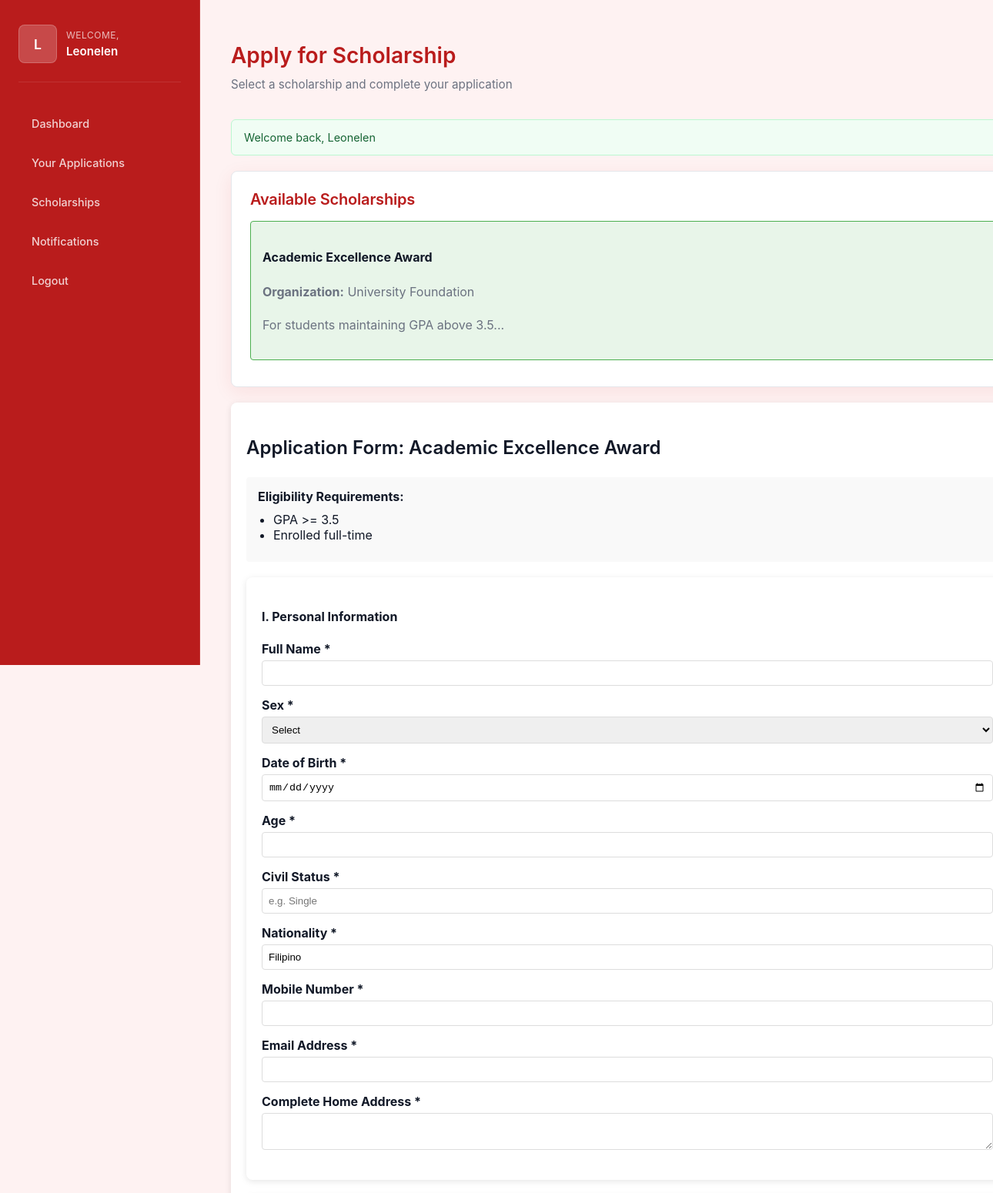
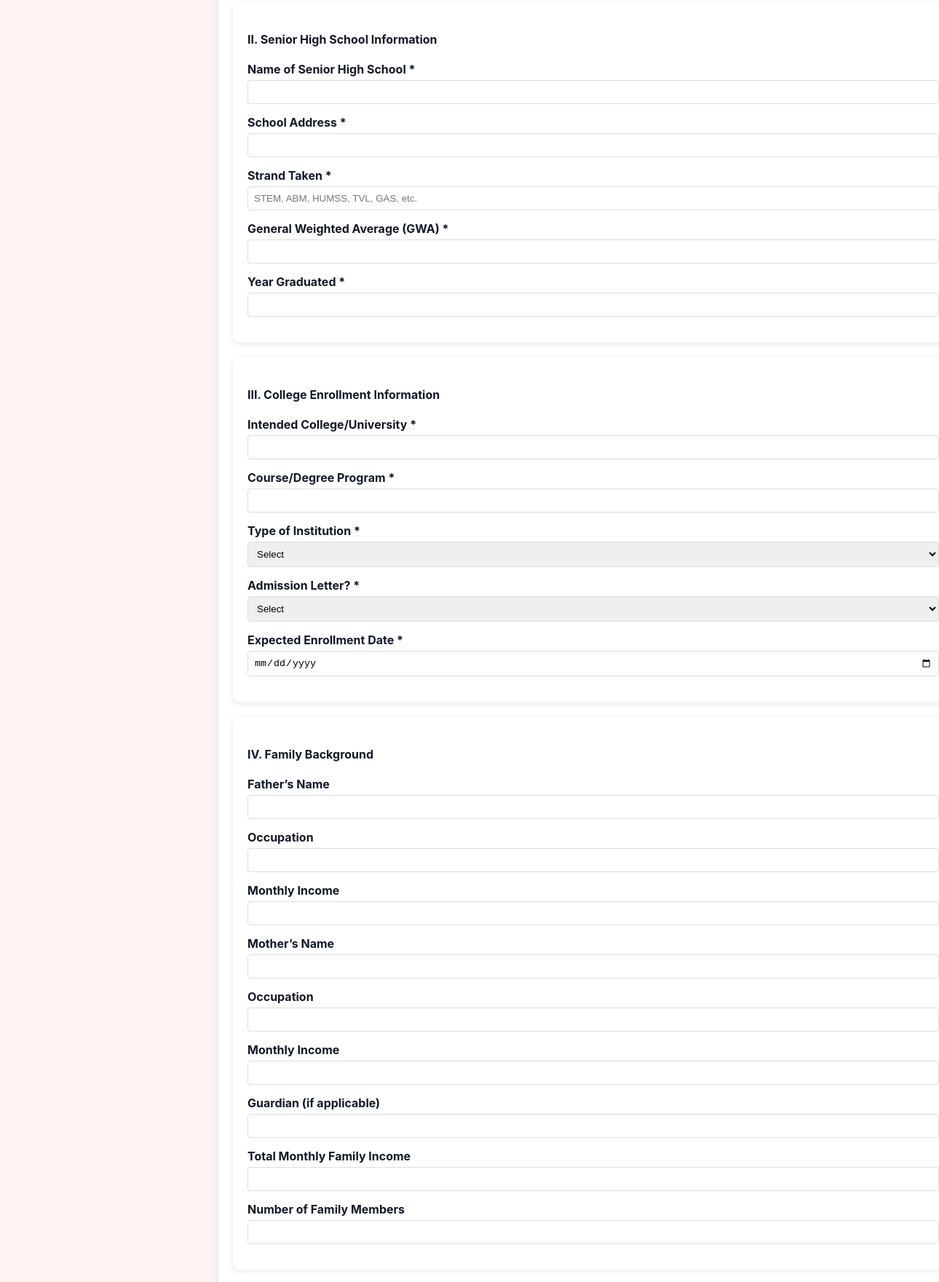
The app's page /member/apply_scholarship.php?scholarship_id=1 (signed in, upper part) with its own data (2 pictures, top to bottom).
### tables this page shows
CREATE TABLE `scholarships` (
  `id` int(11) NOT NULL,
  `title` varchar(255) NOT NULL,
  `description` text NOT NULL,
  `organization` varchar(150) NOT NULL,
  `eligibility_requirements` text DEFAULT NULL,
  `renewal_requirements` text DEFAULT NULL,
  `amount` decimal(12,2) NOT NULL CHECK (`amount` > 0),
  `deadline` date NOT NULL,
  `status` enum('open','closed','cancelled') DEFAULT 'open',
  `created_by` int(11) NOT NULL,
  `created_at` datetime DEFAULT current_timestamp(),
  `updated_at` datetime DEFAULT current_timestamp() ON UPDATE current_timestamp()
);

CREATE TABLE `eligibility_requirements` (
  `id` int(11) NOT NULL,
  `scholarship_id` int(11) NOT NULL,
  `requirement` varchar(255) DEFAULT NULL,
  `requirement_type` enum('gpa','enrollment','field','documents') DEFAULT 'documents',
  `value` varchar(100) DEFAULT NULL,
  `created_at` datetime DEFAULT current_timestamp()
);

### member/apply_scholarship.php (the view, shortened to what this page needs)
<?php
$pdo = getPDO();
$stmt = $pdo->query('SELECT * FROM scholarships WHERE status = "open" ORDER BY created_at DESC');
$scholarships = $stmt->fetchAll();
$selected_scholarship = null;
$requirements = [];
$scholarship_id = $_GET['scholarship_id'] ?? 0;
if ($scholarship_id) {
    $stmt = $pdo->prepare('SELECT * FROM scholarships WHERE id = :id AND status = "open"');
    $stmt->execute([':id' => $scholarship_id]);
    $selected_scholarship = $stmt->fetch();
    if ($selected_scholarship) {
      $stmt = $pdo->prepare('SELECT requirement, requirement_type, value FROM eligibility_requirements WHERE scholarship_id = :id');
      $stmt->execute([':id' => $scholarship_id]);
      $requirements = $stmt->fetchAll(PDO::FETCH_ASSOC);
    }
}
?>
<!doctype html>
<html>
<head>
  <link rel="stylesheet" href="../assets/style.css">
  <link rel="stylesheet" href="dashboard.css">
</head>
<body>
  <div class="dashboard-app">
    <aside class="sidebar">
      <div class="profile">
        <div class="avatar"><?= strtoupper(substr(($_SESSION['user']['first_name']??$_SESSION['user']['username']),0,1)) ?></div>
        <div>
          <div class="welcome">Welcome,</div>
          <div class="username"><?= htmlspecialchars($_SESSION['user']['first_name'] ?? $_SESSION['user']['username']) ?></div>
        </div>
      </div>
      <nav>
        <a href="dashboard.php">Dashboard</a>
        <a href="applications.php">Your Applications</a>
        <a href="apply_scholarship.php">Scholarships</a>
        <a href="notifications.php">Notifications</a>
        <a href="../auth/logout.php">Logout</a>
      </nav>
    </aside>
    <main class="main">
      <div class="header-row">
        <div>
          <h2>Apply for Scholarship</h2>
          <p class="muted">Select a scholarship and complete your application</p>
        </div>
      </div>
      <?php if (!empty($_SESSION['success'])): ?>
        <div class="flash success-flash"><?= htmlspecialchars($_SESSION['success']); unset($_SESSION['success']); ?></div>
      <?php endif; ?>
      <section class="panel">
        <h3>Available Scholarships</h3>
        <?php if (empty($scholarships)): ?>
          <p>No open scholarships available at this time.</p>
        <?php else: ?>
          <?php foreach ($scholarships as $sch): ?>
            <div class="scholarship-card <?= $selected_scholarship && $selected_scholarship['id'] == $sch['id'] ? 'selected' : '' ?>"
                 onclick="window.location.href='?scholarship_id=<?= $sch['id'] ?>'">
              <h4><?= htmlspecialchars($sch['title']) ?></h4>
              <p><strong>Organization:</strong> <?= htmlspecialchars($sch['organization'] ?? 'N/A') ?></p>
              <p><?= htmlspecialchars(substr($sch['description'] ?? '', 0, 150)) ?>...</p>
            </div>
          <?php endforeach; ?>
        <?php endif; ?>
      </section>
      <?php if ($selected_scholarship): ?>
        <section class="form-section">
          <h3>Application Form: <?= htmlspecialchars($selected_scholarship['title']) ?></h3>
          <?php if (!empty($requirements)): ?>
            <div class="requirements-list">
              <strong>Eligibility Requirements:</strong>
              <ul>
                <?php foreach ($requirements as $req): ?>
                  <?php if (is_array($req)): ?>
                    <li><?= htmlspecialchars($req['requirement'] ?? ($req['value'] ?? '')) ?></li>
                  <?php else: ?>
                    <li><?= htmlspecialchars($req) ?></li>
                  <?php endif; ?>
                <?php endforeach; ?>
              </ul>
            </div>
          <?php endif; ?>
          <form method="POST" action="../controllers/ApplicationController.php" enctype="multipart/form-data">
            <div class="form-section">
              <h4>I. Personal Information</h4>
              <div class="form-group"><label>Full Name *</label><input type="text" name="full_name" required></div>
              <div class="form-group"><label>Sex *</label><select name="sex" required><option value="">Select</option></select></div>
              <div class="form-group"><label>Date of Birth *</label><input type="date" name="dob" required></div>
              <div class="form-group"><label>Age *</label><input type="number" name="age" min="0" required></div>
              <div class="form-group"><label>Civil Status *</label><input type="text" name="civil_status" required placeholder="e.g. Single"></div>
              <div class="form-group"><label>Nationality *</label><input type="text" name="nationality" value="Filipino" required></div>
              <div class="form-group"><label>Mobile Number *</label><input type="text" name="mobile" required></div>
              <div class="form-group"><label>Email Address *</label><input type="email" name="email" required></div>
              <div class="form-group"><label>Complete Home Address *</label><textarea name="home_address" rows="2" required></textarea></div>
            </div>
            <div class="form-section">
              <h4>II. Senior High School Information</h4>
              <div class="form-group"><label>Name of Senior High School *</label><input type="text" name="shs_name" required></div>
              <div class="form-group"><label>School Address *</label><input type="text" name="shs_address" required></div>
              <div class="form-group"><label>Strand Taken *</label><input type="text" name="strand" required placeholder="STEM, ABM, HUMSS, TVL, GAS, etc."></div>
              <div class="form-group"><label>General Weighted Average (GWA) *</label><input type="text" name="gwa" required></div>
              <div class="form-group"><label>Year Graduated *</label><input type="text" name="year_graduated" required></div>
            </div>
            <div class="form-section">
              <h4>III. College Enrollment Information</h4>
              <div class="form-group"><label>Intended College/University *</label><input type="text" name="intended_college" required></div>
              <div class="form-group"><label>Course/Degree Program *</label><input type="text" name="course_program" required></div>
              <div class="form-group"><label>Type of Institution *</label><select name="institution_type" required><option value="">Select</option><option value="Public">Public</option><option value="Private">Private</option></select></div>
              <div class="form-group"><label>Admission Letter? *</label><select name="admission_letter" required><option value="">Select</option><option value="Yes">Yes</option><option value="No">No</option></select></div>
              <div class="form-group"><label>Expected Enrollment Date *</label><input type="date" name="enrollment_date" required></div>
            </div>
            <div class="form-section">
              <h4>IV. Family Background</h4>
              <div class="form-group"><label>Father’s Name</label><input type="text" name="father_name"></div>
              <div class="form-group"><label>Occupation</label><input type="text" name="father_occupation"></div>
              <div class="form-group"><label>Monthly Income</label><input type="text" name="father_income"></div>
              <div class="form-group"><label>Mother’s Name</label><input type="text" name="mother_name"></div>
              <div class="form-group"><label>Occupation</label><input type="text" name="mother_occupation"></div>
              <div class="form-group"><label>Monthly Income</label><input type="text" name="mother_income"></div>
              <div class="form-group"><label>Guardian (if applicable)</label><input type="text" name="guardian"></div>
              <div class="form-group"><label>Total Monthly Family Income</label><input type="text" name="total_income"></div>
              <div class="form-group"><label>Number of Family Members</label><input type="number" name="family_members" min="1"></div>
            </div>
          </form>
        </section>
      <?php endif; ?>
    </main>
  </div>
</body>
</html>

### assets/style.css (style rules this page uses)
.panel { background: #fff; padding: 2rem; border-radius: 16px; border: 1px solid #e5e7eb; box-shadow: 0 6px 24px rgba(185,28,28,0.08); transition: box-shadow 0.2s, border-color 0.2s; }
.panel h3 { color: #b71c1c; font-size: 1.35rem; font-weight: 700; margin-bottom: 1rem; letter-spacing: -0.01em; }
.panel h3 { margin-top: 0; margin-bottom: 1rem; color: #b91c1c; font-size: 1.35rem; font-weight: 700; letter-spacing: -0.01em; }
h2 { font-size: 2rem; font-weight: 600; }
h3 { font-size: 1.5rem; font-weight: 600; }
p { color: var(--text-secondary); line-height: 1.7; }

### member/dashboard.css (style rules this page uses)
:root { --bg: #fef2f2; --card: #ffffff; --muted: #6b7280; --primary: #b91c1c; --primary-light: #dc2626; --accent: #ef4444; --border: #e5e7eb; --text-primary: #111827; --text-secondary: #6b7280; }
body { background: var(--bg); font-family: 'Inter', -apple-system, BlinkMacSystemFont, 'Segoe UI', sans-serif; color: var(--text-primary); margin: 0; padding: 0; -webkit-font-smoothing: antialiased; -moz-osx-font-smoothing: grayscale; }
.dashboard-app { min-height: 100vh; display: grid; grid-template-columns: 260px 1fr; }
.sidebar { background: var(--primary); color: white; padding: 2rem 1.5rem; border-right: 1px solid rgba(255, 255, 255, 0.1); position: sticky; top: 0; height: 100vh; overflow-y: auto; }
.profile { display: flex; align-items: center; gap: 0.75rem; margin-bottom: 2rem; padding-bottom: 1.5rem; border-bottom: 1px solid rgba(255, 255, 255, 0.1); }
.avatar { width: 48px; height: 48px; border-radius: 8px; background: rgba(255, 255, 255, 0.2); display: flex; align-items: center; justify-content: center; font-weight: 600; font-size: 1.1rem; color: white; border: 1px solid rgba(255, 255, 255, 0.2); }
.welcome { font-size: 0.75rem; color: rgba(255, 255, 255, 0.7); text-transform: uppercase; letter-spacing: 0.5px; margin-bottom: 0.25rem; }
.username { font-weight: 600; font-size: 0.95rem; color: white; }
.sidebar nav { margin-top: 1rem; }
.sidebar a { display: block; color: rgba(255, 255, 255, 0.8); padding: 0.75rem 1rem; border-radius: 6px; text-decoration: none; margin-bottom: 0.5rem; font-size: 0.9rem; font-weight: 500; transition: all 0.2s ease; border: 1px solid transparent; }
.main { padding: 2rem 2.5rem; max-width: 1400px; width: 100%; }
.header-row { display: flex; justify-content: space-between; align-items: flex-start; margin-bottom: 2rem; }
.header-row h2 { font-size: 1.75rem; font-weight: 600; color: var(--primary); margin-bottom: 0.5rem; }
.header-row p { color: var(--muted); margin: 0; font-size: 0.95rem; }
.panel { background: var(--card); padding: 1.5rem; border-radius: 8px; border: 1px solid var(--border); transition: all 0.2s ease; }
.panel h3 { margin-top: 0; margin-bottom: 1rem; color: var(--primary); font-size: 1.25rem; font-weight: 600; }
.flash { padding: 0.875rem 1rem; border-radius: 6px; margin-bottom: 1.25rem; font-size: 0.9rem; border: 1px solid; }
.success-flash { background: #f0fdf4; color: #166534; border-color: #bbf7d0; }

### member/apply_scholarship.php (style rules this page uses)
.form-section { background: white; padding: 20px; border-radius: 8px; margin: 20px 0; box-shadow: 0 2px 8px rgba(0,0,0,0.1); }
.form-group { margin-bottom: 15px; }
.form-group label { display: block; margin-bottom: 5px; font-weight: bold; }
.form-group input, .form-group textarea, .form-group select { width: 100%; padding: 8px; border: 1px solid #ddd; border-radius: 4px; box-sizing: border-box; }
.requirements-list { background: #f9f9f9; padding: 15px; border-radius: 4px; margin: 15px 0; }
.requirements-list ul { margin: 10px 0; padding-left: 20px; }
.scholarship-card { border: 1px solid #ddd; padding: 15px; margin: 10px 0; border-radius: 4px; cursor: pointer; transition: background 0.2s; }
.scholarship-card.selected { border-color: #4CAF50; background: #e8f5e9; }

### records on screen
scholarships: title "Academic Excellence Award", organization "University Foundation", description "For students maintaining GPA above 3.5"
eligibility_requirements: requirement "GPA >= 3.5"
eligibility_requirements: requirement "Enrolled full-time"

### other values on screen
$_SESSION['user']['first_name'] "Leonelen"
$_SESSION['success'] "Welcome back, Leonelen"
